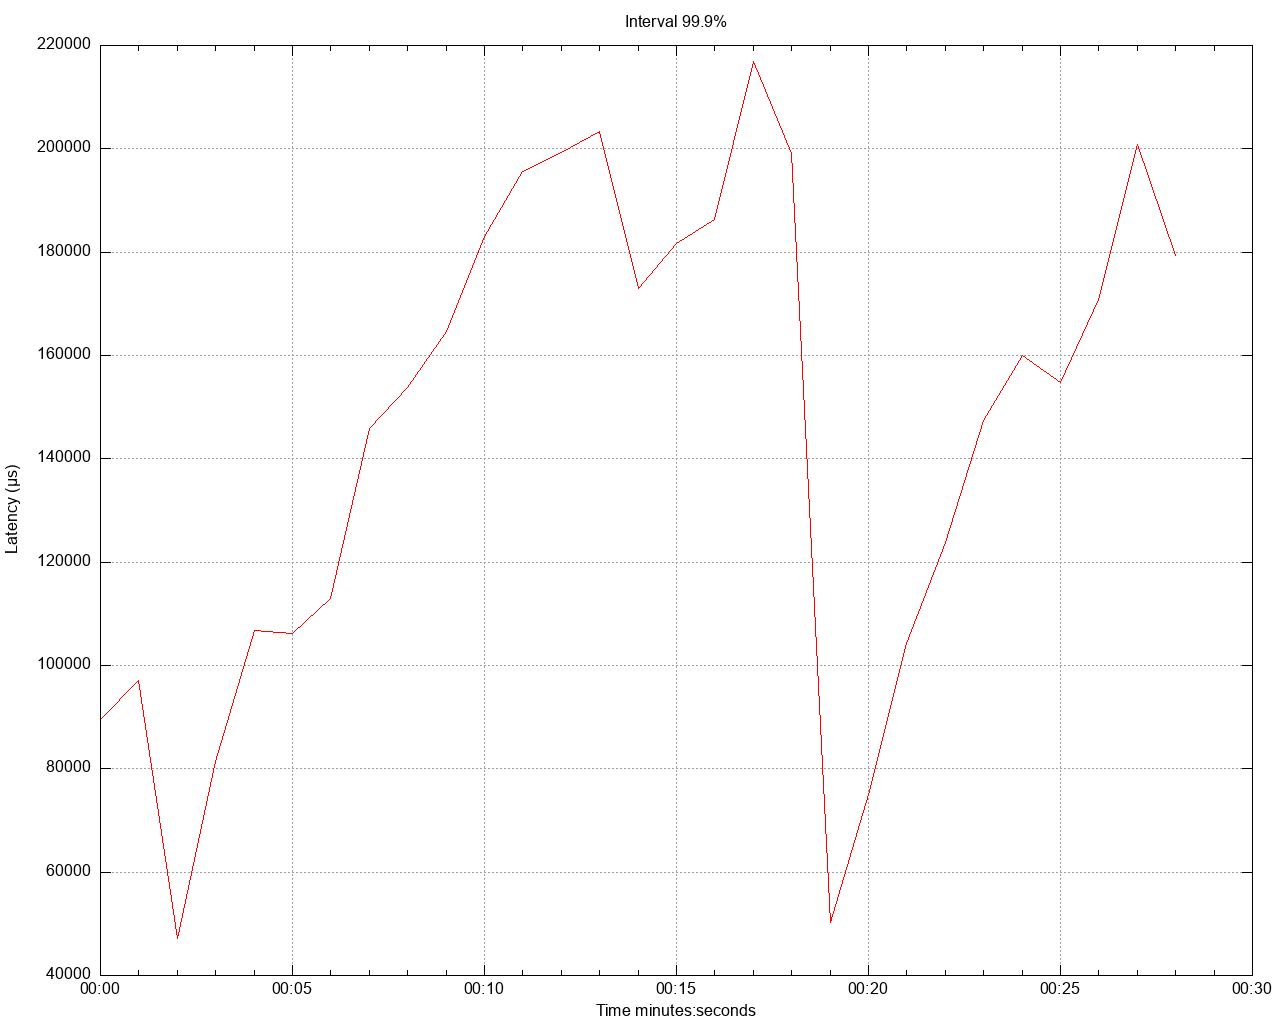

Write the gnuplot code that produced this figure.
set title 'Interval 99.9%' noenhanced
set style data lines
set datafile separator ","
set terminal png size 1280,1024
set grid
set key below
set xdata time
set timefmt "%s"
offset = 0
t0(x)=(offset=($0==0) ? x : offset, x - offset)
set xlabel 'Time minutes:seconds'
set ylabel 'Latency (μs)'
set output '/Users/gbarnett/git/hazelcast-simulator/atomiclong-3node-member/atomicreference/latency/latency_interval_999_sixteenKbWrite.png'
plot \
   '/Users/gbarnett/git/hazelcast-simulator/atomiclong-3node-member/atomicreference/data/latency_interval_999_sixteenKbWrite_1.data' using (t0(timecolumn(1))):2 title "" lt rgb "red", \
